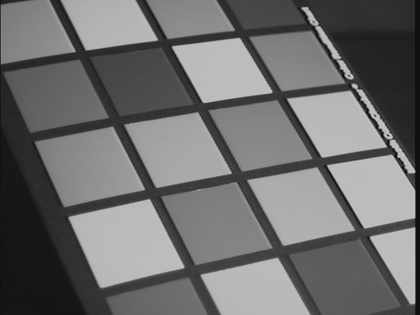
%> input picture Project 1/data/img01.jpg, 420 x 315 px, shrunk from 640 x 480 before the run; its folder holds only this picture in this run
$ octave houghScript.m   (GNU Octave 9; MATLAB toolbox functions it lacks are replaced by stand-ins)
%> lines starting %> are read from the running program, lines starting %| are printed output that depends on the picture
%> further down, img is the input picture: size 315x420 uint8; min 6, max 207, mean 109.7
### Project 1/matlab/myImageFilter.m
function [img1] = myImageFilter(img0, h)
% input: original img, filter
% output: image after convolution

% pad: padarray()
% convolution
% for start row to end
%   for start col to end
%       for start row of filter to end
%           for start col of filter to end
[rows, cols] = size(img0); % img size
%> rows = 315; cols = 420
[fltrR, fltrC] = size(h);
pad_img0 = padarray(img0, [floor(fltrR / 2), floor(fltrC / 2)], "replicate");


[filterR, filterC] = size(h); % 3 * 3
convd = [(filterR - 1) / 2, (filterC - 1) / 2]; % 1 * 1

pad0 = padarray(img0, convd,"replicate"); % 17 * 17
img1 = zeros(rows, cols); % 16 *16
fltr = zeros(filterR, filterC); % 3 * 3

for i=1:filterR
    for j=1:filterC
        fltr(i, j) = h(filterR - i + 1, filterC - j + 1); % flip the filter to prepare for conv
    end
end
for i = 1: rows
    for j = 1: cols
        temp = pad0(i:filterR + i - 1, j: filterC + j - 1) .* fltr; %cnvltn
        img1(i, j) = sum(temp(:)); % sum cnvltn val
    end
end

end

### Project 1/matlab/myEdgeFilter.m
function [img1] = myEdgeFilter(img0, sigma)
%Your implemention
h_size = 2 * ceil(3 * sigma) + 1;
gaussian_filter = fspecial("gaussian", h_size, sigma);
x_sobel = [-1 0 1;
           -2 0 2;
           -1 0 1];
y_sobel = [-1 -2 -1;
            0 0 0;
            1 2 1];
% apply the 'myImageFilter'
img0Smthd = myImageFilter(img0, gaussian_filter);
% cnvlv smthd img0 with sblX and sblY, get imgX and imgY df/dx df/dy
imgx = myImageFilter(img0Smthd, x_sobel);
%> call 2 of myImageFilter, with h = [-1 0 1; -2 0 2; -1 0 1]
%> after the loop in myImageFilter (call 2), `for i = 1: rows`:
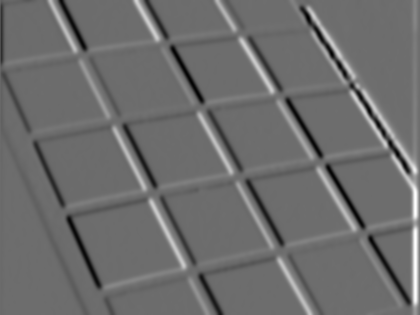
%> img1: size 315x420 double; min -0.771, max 1.03, mean 0.0012; drawn with min black and max white
imgy = myImageFilter(img0Smthd, y_sobel);
%> call 3 of myImageFilter, with h = [-1 -2 -1; 0 0 0; 1 2 1]
%> after the loop in myImageFilter (call 3), `for i = 1: rows`:
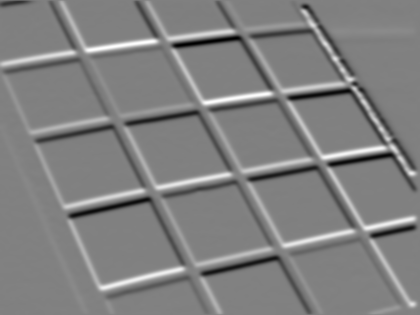
%> img1: size 315x420 double; min -0.806, max 0.789, mean -4.57e-05; drawn with min black and max white
% convert rad to degree for convinient view
angl = atan2(imgy, imgx).* (180/pi);
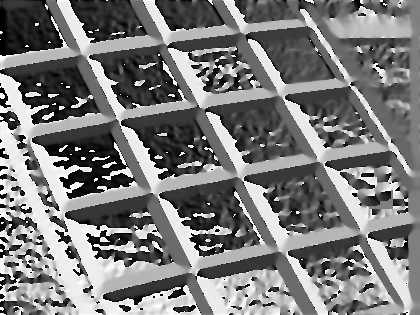
%> angl: size 315x420 double; min -180, max 180, mean -6.5; drawn with min black and max white
% get magnitude from imgX and imgY
magnitude = sqrt(imgx.^2 + imgy.^2);
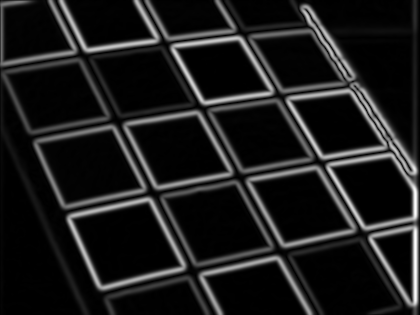
%> magnitude: size 315x420 double; min 0, max 1.03, mean 0.116; drawn with min black and max white
im_rec = img0; % nms perform on the replication of img0 then pass to img1

% NMS get rid of non-local-maximum in gradient neighbours
% angles: 0 45 90 135
angl(angl<0) = angl(angl<0) + 180; % set all angles to [0, 180]
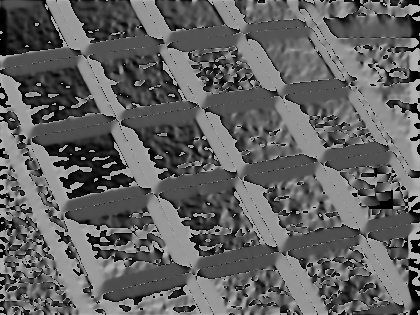
%> angl: size 315x420 double; min 0, max 180, mean 98.2
[row, col] = size(angl); % angle() calculate the angle and mag
%> row = 315; col = 420
for i = 2: row - 1
    for j = 2: col - 1
        if (angl(i, j) < 22.5) || (157.5 < angl(i, j)) % 0 degree ([0,45/2] union [(180-135)/2, 180])
            angl(i,j) = 0; % set val that colse to 0 to 0
            if (magnitude(i, j-1) > magnitude(i, j) || magnitude(i, j+1) > magnitude(i, j))
                im_rec(i, j) = 0;
            end
        elseif (angl(i, j) >= 22.5) || (angl(i, j) < 67.5) % 45 degree
            angl(i,j) = 45;
            if (magnitude(i-1, j-1) > magnitude(i, j) || magnitude(i+1, j+1) > magnitude(i, j))
                im_rec(i, j) = 0;
            end
        elseif (angl(i, j) >= 67.5) || (angl(i, j) < 112.5) % 90 degree
            angl(i,j) = 90;
            if (magnitude(i-1, j-1) > magnitude(i, j) || magnitude(i+1, j+1) > magnitude(i, j))
                im_rec(i, j) = 0;
            end
        elseif (angl(i, j) >= 112.5) || (angl(i, j) < 157.5) % 45 degree
            angl(i,j) = 135;
            if (magnitude(i-1, j-1) > magnitude(i, j) || magnitude(i+1, j+1) > magnitude(i, j))
                im_rec(i, j) = 0;
            end
        else
        end
    end
img1 = im_rec;
end
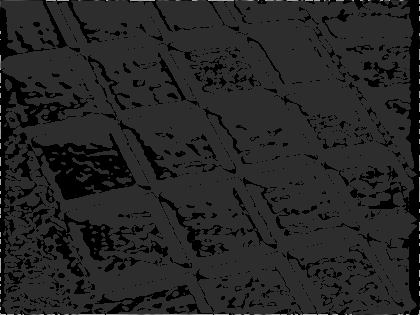
%> angl: size 315x420 double; min 0, max 180, mean 37
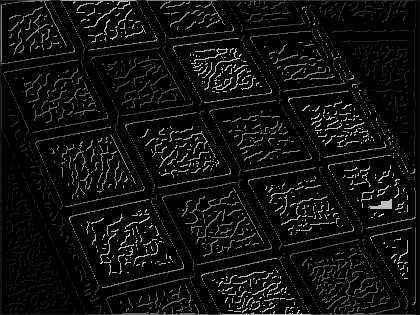
%> im_rec: size 315x420 double; min 0, max 0.761, mean 0.0539
end


### Project 1/matlab/myHoughTransform.m
function [H, rhoScale, thetaScale] = myHoughTransform(Im, threshold, rhoRes, thetaRes)
%> called with threshold = 0.03, rhoRes = 2, thetaRes = 0.0349
%Your implementation here
% rhoRes = 2; thetaRes  = pi/90;threshold = 0.03;
% rho need to be large enough
% accomodate all lines that could lie in an image
% rhoMax = 1 * sqrt(row * row + col * col)
%thetaMax = 360 degree

% voteMatrix = zeros(colRho, colThres)
% for
% if pixel > threshold
% find corresponding rho and theta
% voteMatrix[i, j] += 1

% 1.  Record vote for each possible line on which each edge point lies.
% 2.  Look for lines that get many votes.
% rhoScale and thetaScale are arrays of rho val and theta val to generate H
% using Hough transform

[rows, cols] = size(Im);
%> rows = 315; cols = 420
rhoMax =  1 * sqrt(rows * rows + cols * cols); % 800
%> rhoMax = 525
rhoScale = -rhoMax:rhoRes:rhoMax; % rhoRes = 2 rhoScale = [1, 801]
%> rhoScale = 526 values from -525 to 525
thetaScale = -pi/2: thetaRes * thetaRes: pi/2; % thetaRes resolution on theta axis pi/90 thetaScale =[1, 5157]
H = zeros(size(rhoScale,2), size(thetaScale, 2)); % numel return the number of elements
realThetaScale = (90/pi)*thetaRes;
for x = 1: rows
    for y = 1: cols
        if (Im(x, y) > threshold)
            for theta = thetaScale
                    tht = (theta/pi)*180;
                    rho = y * cosd(tht)+ x * sind(tht);
                    H(floor((rho+rhoMax)/rhoRes)+1,floor((tht+90)/realThetaScale)+1) = H(floor((rho+rhoMax)/rhoRes)+1,floor((tht+90)/realThetaScale)+1) + 1;
            end
        end
    end
end

end


### Project 1/matlab/houghScript.m
clear;

datadir     = '../data';    %the directory containing the images
resultsdir  = '../results'; %the directory for dumping results

%parameters
sigma     = 2;
threshold = 0.03;
rhoRes    = 2;
thetaRes  = pi/90;
nLines    = 50;
%end of parameters

imglist = dir(sprintf('%s/*.jpg', datadir));

for i = 1:numel(imglist)

    %read in images%
    [path, imgname, dummy] = fileparts(imglist(i).name);
    img = imread(sprintf('%s/%s', datadir, imglist(i).name));

    if (ndims(img) == 3)
        img = rgb2gray(img);
    end

    img = double(img) / 255;

    %actual Hough line code function calls%
    [Im] = myEdgeFilter(img, sigma);
    %%

%> (the run ends here)
